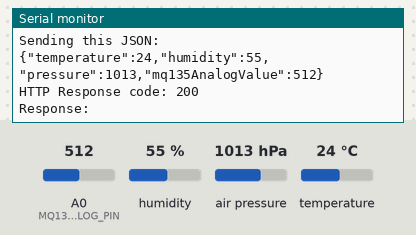
A sketch run on a simulated ESP8266 (NodeMCU). On the bench: the last lines printed to the serial monitor. The test bench sets the inputs (shaded band); at power-on: humidity 55 %, air pressure 1013 hPa, A0 (MQ135_ANALOG_PIN) = 512, temperature 24 °C. WiFi joins after 1.5 s; servers stay silent unless stated; uploads are accepted with an empty reply.

Above: at 2.7 s.
2.8 s: humidity set to 22 %
10.5 s: air pressure set to 952 hPa
At 11.97 s:
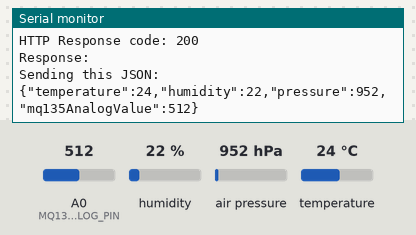
18.2 s: A0 (MQ135_ANALOG_PIN) set to 390
At 23.5 s:
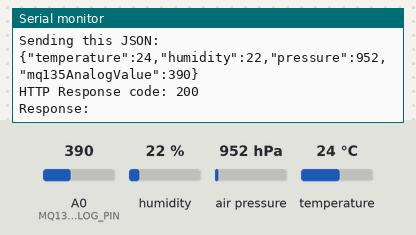
25.9 s: temperature set to 12 °C
At 33.2 s:
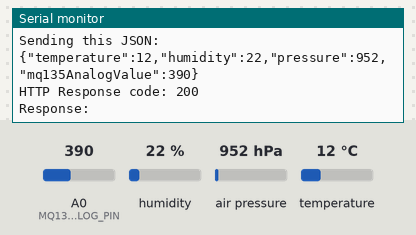
33.6 s: air pressure set to 975 hPa
41.3 s: A0 (MQ135_ANALOG_PIN) set to 410
At 44.1 s:
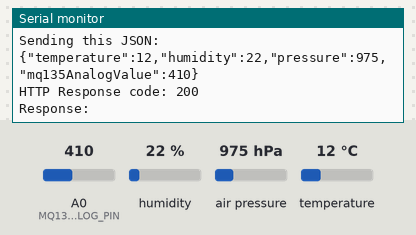
Timing chart, 0 to 45.6 s (numbered marks = the images above; inputs shaded):
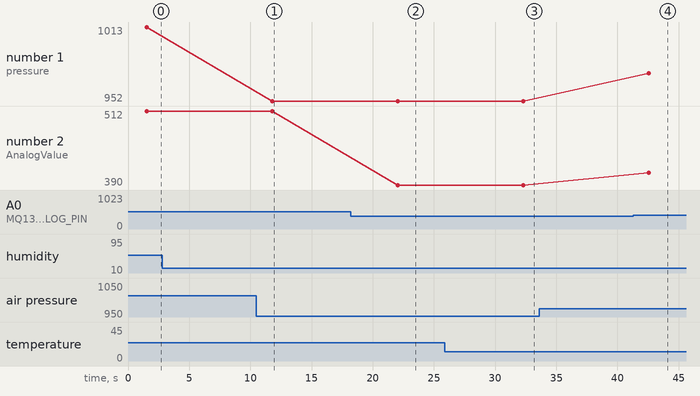

Measured:
- after the input at 10.5 s, the serial monitor: prints a new line after 1.3 s (image 1)
- after the input at 18.2 s, the serial monitor: prints a new line after 3.9 s (image 2)
- after the input at 25.9 s, the serial monitor: prints a new line after 6.4 s (image 3)
- after the input at 41.3 s, the serial monitor: prints a new line after 1.3 s (image 4)
- plotted number 1: 1013 → 952 after the input at 10.5 s
- plotted number 2: 512 → 390 after the input at 18.2 s, 390 → 410 after the input at 41.3 s

The sketch:

weather.ino
```cpp
#include <ESP8266WiFi.h>
#include <DHT.h>
#include <Adafruit_BMP085.h>
#include <ArduinoJson.h>
#include <ESP8266HTTPClient.h>
#include <WiFiClient.h>

// WiFi setup
const char* ssid = "iQOO"; // WiFi SSID
const char* password = "00000000"; // WiFi Password
const char* serverAddress = "192.168.113.229"; // Server IP address
const int serverPort = 5000; // Server Port

// DHT11 setup
#define DHTPIN 2 // DHT11 Pin
#define DHTTYPE DHT11 // DHT type
DHT dht(DHTPIN, DHTTYPE);

// BMP180 setup
Adafruit_BMP085 bmp;

// MQ135 setup
const int MQ135_ANALOG_PIN = A0; // MQ135 Analog Pin

WiFiClient client;

void setup() {
  Serial.begin(9600); // Start Serial Communication
  WiFi.begin(ssid, password); // Connect to WiFi

  // Check WiFi connection
  while (WiFi.status() != WL_CONNECTED) {
    delay(500);
    Serial.print(".");
  }

  Serial.println("\nWiFi connected");
  Serial.println("IP address: ");
  Serial.println(WiFi.localIP()); // Display the IP Address

  dht.begin(); // Initialize DHT sensor
  if (!bmp.begin()) { // Initialize BMP180
    Serial.println("Could not find a valid BMP180 sensor, check wiring!");
    while (1); // Stop execution if no sensor is found
  }
}

void loop() {
  if (WiFi.status() == WL_CONNECTED) {
    sendPostRequest(); // Send POST request if WiFi is connected
  } else {
    Serial.println("WiFi not connected!");
  }
  delay(10000); // Delay between POST requests
}

void sendPostRequest() {
  float humidity = dht.readHumidity(); // Read humidity
  float temperature = dht.readTemperature(); // Read temperature
  float pressure = bmp.readPressure(); // Read pressure
  int mq135AnalogValue = analogRead(MQ135_ANALOG_PIN); // Read MQ135 value

  // Check if any readings failed and exit early (optional)
  if (isnan(humidity) || isnan(temperature) || isnan(pressure)) {
    Serial.println("Failed to read from sensors!");
    return;
  }

  HTTPClient http; // Declare object of class HTTPClient
  String serverPath = "http://192.168.113.229:5000/data";

  http.begin(client, serverPath); // Specify request destination
  http.addHeader("Content-Type", "application/json"); // Specify content-type header

  // Create JSON document
  StaticJsonDocument<400> doc;
  doc["temperature"] = temperature;
  doc["humidity"] = humidity;
  doc["pressure"] = pressure / 100.0; // Convert pressure to hPa
  doc["mq135AnalogValue"] = mq135AnalogValue;

  String httpRequestData;
  serializeJson(doc, httpRequestData); // Serialize the JSON data
  Serial.println("Sending this JSON:");
  Serial.println(httpRequestData);

  // Send the POST request
  int httpResponseCode = http.POST(httpRequestData);

  if (httpResponseCode > 0) {
    String response = http.getString(); // Get the response
    Serial.print("HTTP Response code: ");
    Serial.println(httpResponseCode);
    Serial.println("Response: ");
    Serial.println(response);
  } else {
    Serial.print("Error on sending POST: ");
    Serial.println(httpResponseCode);
  }

  http.end(); // Close connection
}
```
